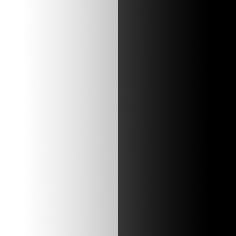
%> input picture assignment-1-transformations/3/data/testImage.png, 236 x 236 px
$ octave myMainScript.m   (GNU Octave 9; MATLAB toolbox functions it lacks are replaced by stand-ins)
%> lines starting %> are read from the running program, lines starting %| are printed output that depends on the picture
%% MyMainScript
% Reference - https://ieeexplore.ieee.org/stamp/stamp.jsp?tp=&arnumber=754419
tic;

img = imread('../data/testImage.png');
%> img is the input picture: size 236x236x3 uint8; mean R, G, B 126.2, 126.2, 126.2

[r, c, channels] = size(img);
%> r = 236; c = 236; channels = 3
num_pixels = r * c;
%> num_pixels = 55696
finalNewImg = zeros(r, c, channels);

% NORMAL HISTOGRAM EQUALIZATION
% looping for each channel (3 in case of RGB, 1 in grayscale)
for i = 1:channels
    tmp_img = img(:, :, i);
    [counts, ~] = imhist(tmp_img);
    max_intensity = size(counts, 1) - 1;

    % probability distribution function for original image
    pdf = counts / num_pixels;

    % calculating the cumulative pdf for the image and the transformation
    % function
    cdf = cumsum(pdf);
    T = round(cdf * max_intensity);

    % applying the transformation function on original image
    range = 1:num_pixels;
    newImg = T(tmp_img(range) + 1);
    newImg = reshape(newImg, [r, c]);

    finalNewImg(:, :, i) = newImg;
end
%> this loop made 3 passes
%> pass 1, `newImg = reshape(newImg, [r, c]);`:
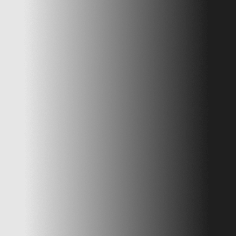
%> newImg: size 236x236 double; min 31, max 230, mean 128.9

% converting matrix to image
normalHE_img = cast(finalNewImg, class(img));

finalNewImg = zeros(r, c, channels);

% HISTOGRAM EQUALIZATION USING MEDIAN
% looping for each channel (3 in case of RGB, 1 in grayscale)
for i = 1:channels
    tmp_img = img(:, :, i);
    [counts, ~] = imhist(tmp_img);
    maxIntensity = size(counts, 1) - 1;

    % finding the median intensity of the image
    medianIntensity = double(median(tmp_img(:)));

    % probability distribution function for original image
    pdf = counts / num_pixels;

    % Let p1 be the left part's PDF and p2 be the right part's PDF
    % (left part - left part of the divided histogram)
    p1 = pdf(1:medianIntensity);
    p2 = pdf(medianIntensity + 1:end);
    p1_total = sum(p1);
    p1 = p1 / p1_total;
    p2 = p2 / (1 - p1_total);

    % calculating the cumulative pdfs for the sub-histograms and the
    % transformation functions
    cdf1 = cumsum(p1);
    cdf2 = sum(p2);
    T1 = round(cdf1 * maxIntensity);
    T2 = round(cdf2 * maxIntensity);

    % applying the transformation function on original image
    for range = 1:num_pixels
        if (tmp_img(range) < medianIntensity)
            newImg(range) = T1(tmp_img(range) + 1);
        else
            newImg(range) = T2;
        end
    end
    newImg = reshape(newImg, [r, c]);

    finalNewImg(:, :, i) = newImg;
end
%> this loop made 3 passes
%> pass 1, `newImg = reshape(newImg, [r, c]);`:
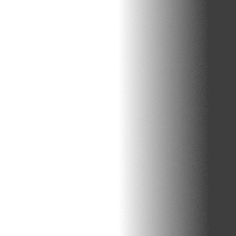
%> newImg: size 236x236 double; min 62, max 255, mean 195.7

% converting matrix to image
medianHE_img = cast(finalNewImg, class(img));

figure('Name', 'Original'), imshow(img);
axis image;
axis on;
figure('Name', 'Normal HE'), imshow(normalHE_img);
axis image;
axis on;
figure('Name', 'Median HE'), imshow(medianHE_img);
axis image;
axis on;
figure('Name', 'Original Histogram'), plot(imhist(img));
%> after `plot(imhist(img))`:
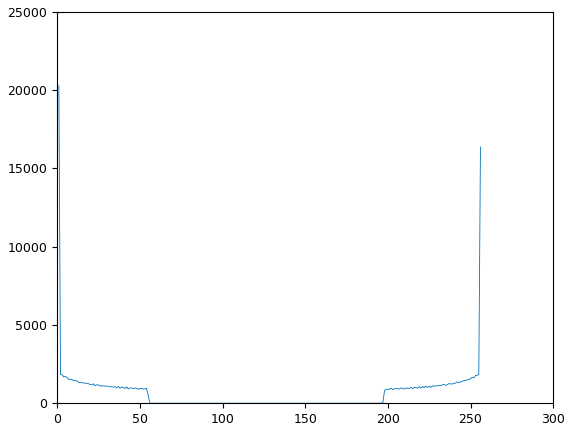
%> figure redrawn from the program's plot data; curve peaks at x = 1, y = 20270
figure('Name', 'Normal HE Histogram'), plot(imhist(normalHE_img));
%> after `plot(imhist(normalHE_img))`:
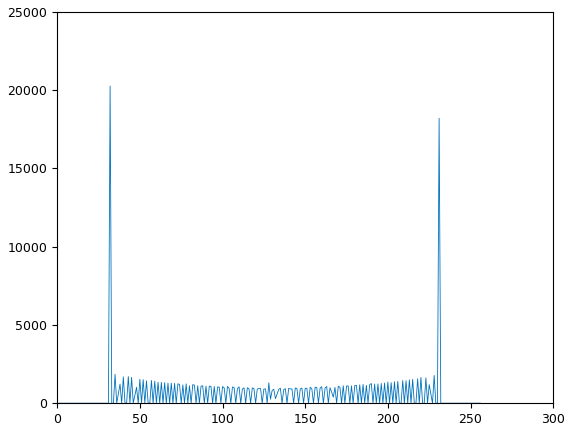
%> figure redrawn from the program's plot data; curve peaks at x = 32, y = 20270
figure('Name', 'Median HE Histogram'), plot(imhist(medianHE_img));
%> after `plot(imhist(medianHE_img))`:
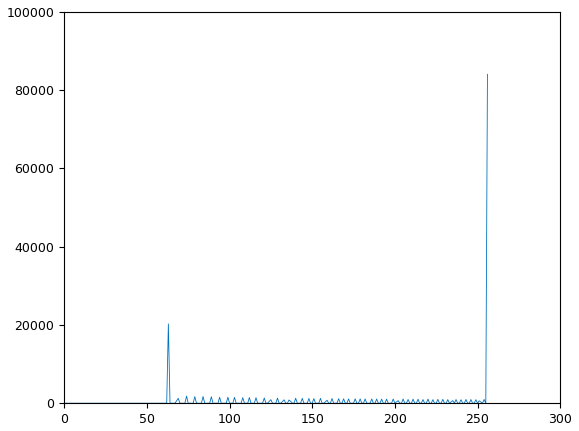
%> figure redrawn from the program's plot data; curve peaks at x = 256, y = 84076
toc;
